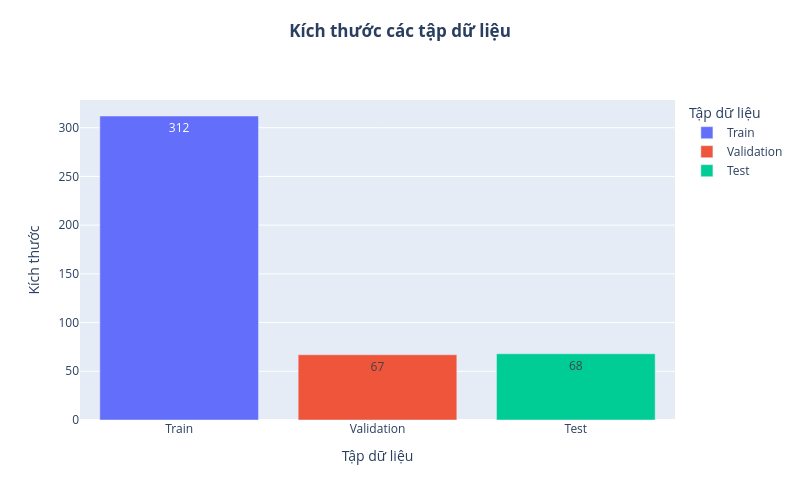
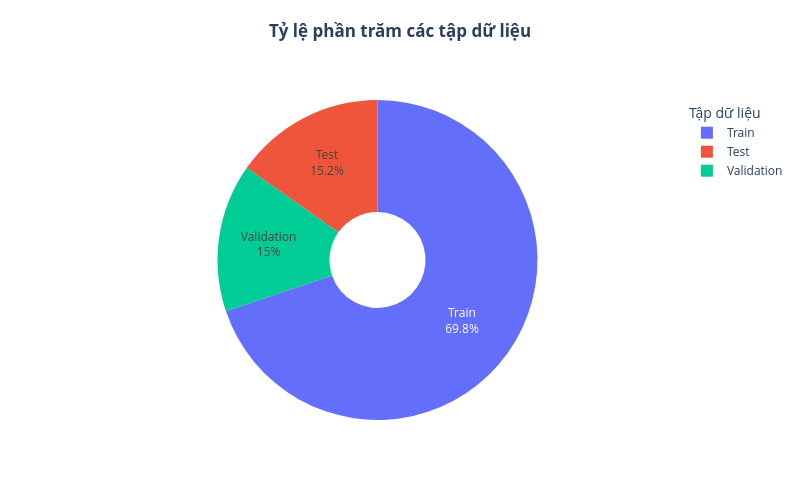

Notebook code for these charts, in order:
### Code cell
# Hiển thị kích thước của các tập dữ liệu
sizes = [len(y_train), len(y_val), len(y_test)]
names = ['Train', 'Validation', 'Test']
fig_bar = px.bar(
    x=names, 
    y=sizes, 
    labels={'x': 'Dataset', 'y': 'Size'}, 
    title='<b>Kích thước các tập dữ liệu</b>',
    color=names,
    text_auto=True)
fig_bar.update_layout(
    width=800, 
    height=500,
    xaxis_title='Tập dữ liệu',
    yaxis_title='Kích thước',
    yaxis=dict(
        tickformat=',d'  # Hiển thị số nguyên, ví dụ: 14614 thay vì 14.6k
    ),
    legend_title_text='Tập dữ liệu',
    title={
    'y':0.95, # Adjust y position slightly for centering effect
    'x':0.5,  # Center the title horizontally
    'xanchor': 'center',
    'yanchor': 'top'
    },)
fig_bar.show()


# Calculate percentages
total = sum(sizes)
percentages = [f"{(s / total) * 100:.1f}%" for s in sizes]

# Create pie chart
fig_pie = px.pie(
    names=names,
    values=sizes,
    title='<b>Tỷ lệ phần trăm các tập dữ liệu</b>',
    hole=0.3  # Optional: makes it a donut chart
)
fig_pie.update_traces(
    textinfo='label+percent',
    hovertemplate='%{label}: %{value} mẫu (%{percent})'
)
fig_pie.update_layout(
    width=800, 
    height=500,
    legend_title_text='Tập dữ liệu',
    title={
        'y': 0.95,
        'x': 0.5,
        'xanchor': 'center',
        'yanchor': 'top'
    }
)
fig_pie.show()

### Figure 1 — Plotly figure (JSON) as saved in the notebook; plotly's stock layout.template omitted (floating-point values rounded to 4 significant figures)
{"data": [{"hovertemplate": "color=Train<br>Dataset=%{x}<br>Size=%{y}<extra></extra>", "legendgroup": "Train", "marker": {"color": "#636efa", "pattern": {"shape": ""}}, "name": "Train", "orientation": "v", "showlegend": true, "textposition": "auto", "texttemplate": "%{y}", "type": "bar", "x": ["Train"], "xaxis": "x", "y": [312], "yaxis": "y"}, {"hovertemplate": "color=Validation<br>Dataset=%{x}<br>Size=%{y}<extra></extra>", "legendgroup": "Validation", "marker": {"color": "#EF553B", "pattern": {"shape": ""}}, "name": "Validation", "orientation": "v", "showlegend": true, "textposition": "auto", "texttemplate": "%{y}", "type": "bar", "x": ["Validation"], "xaxis": "x", "y": [67], "yaxis": "y"}, {"hovertemplate": "color=Test<br>Dataset=%{x}<br>Size=%{y}<extra></extra>", "legendgroup": "Test", "marker": {"color": "#00cc96", "pattern": {"shape": ""}}, "name": "Test", "orientation": "v", "showlegend": true, "textposition": "auto", "texttemplate": "%{y}", "type": "bar", "x": ["Test"], "xaxis": "x", "y": [68], "yaxis": "y"}], "layout": {"barmode": "relative", "height": 500, "legend": {"title": {"text": "Tập dữ liệu"}, "tracegroupgap": 0}, "title": {"text": "<b>Kích thước các tập dữ liệu</b>", "x": 0.5, "xanchor": "center", "y": 0.95, "yanchor": "top"}, "width": 800, "xaxis": {"anchor": "y", "domain": [0, 1], "title": {"text": "Tập dữ liệu"}}, "yaxis": {"anchor": "x", "domain": [0, 1], "tickformat": ",d", "title": {"text": "Kích thước"}}}}

### Figure 2 — Plotly figure (JSON) as saved in the notebook; plotly's stock layout.template omitted (floating-point values rounded to 4 significant figures)
{"data": [{"domain": {"x": [0, 1], "y": [0, 1]}, "hole": 0.3, "hovertemplate": "%{label}: %{value} mẫu (%{percent})", "labels": ["Train", "Validation", "Test"], "legendgroup": "", "name": "", "showlegend": true, "textinfo": "label+percent", "type": "pie", "values": [312, 67, 68]}], "layout": {"height": 500, "legend": {"title": {"text": "Tập dữ liệu"}, "tracegroupgap": 0}, "title": {"text": "<b>Tỷ lệ phần trăm các tập dữ liệu</b>", "x": 0.5, "xanchor": "center", "y": 0.95, "yanchor": "top"}, "width": 800}}
